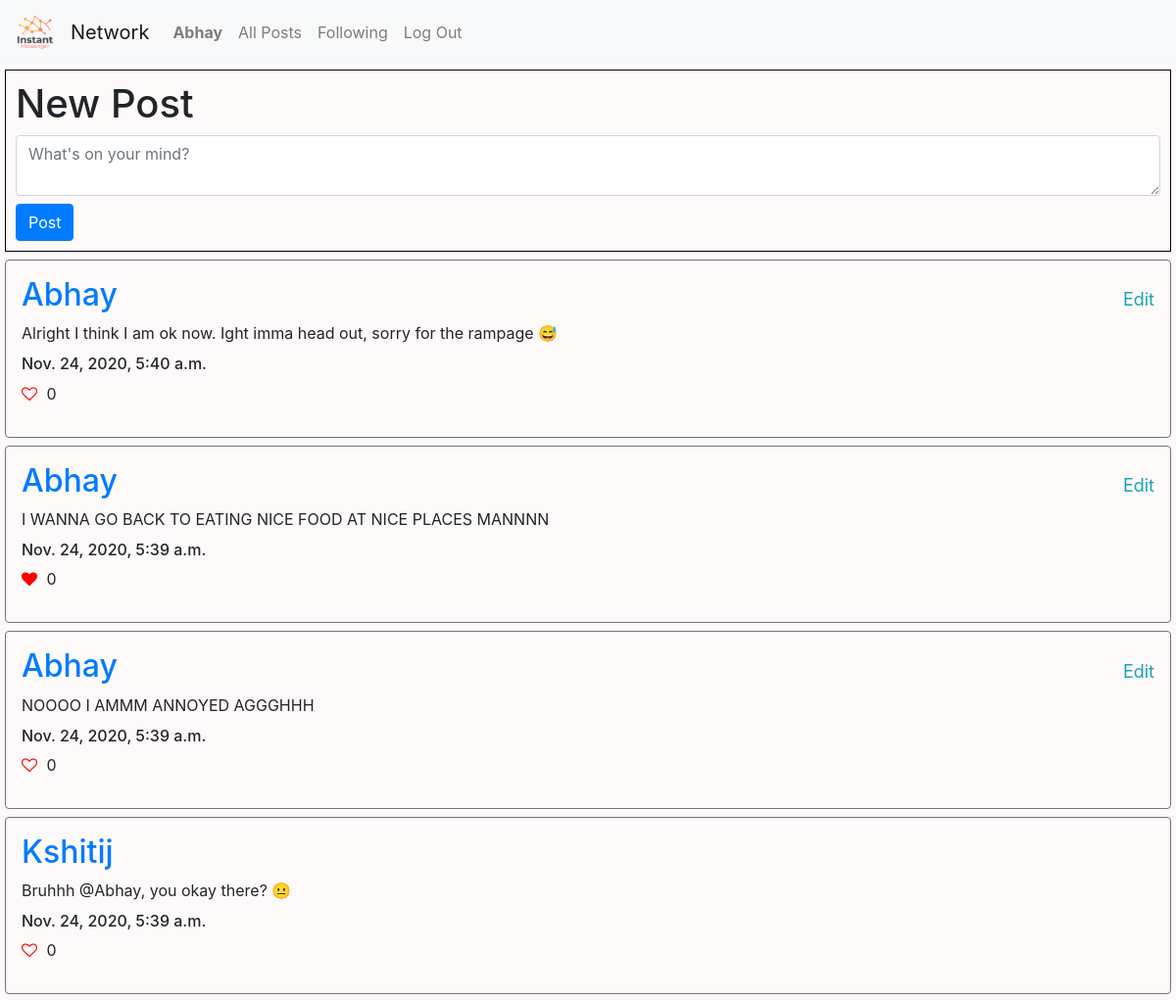
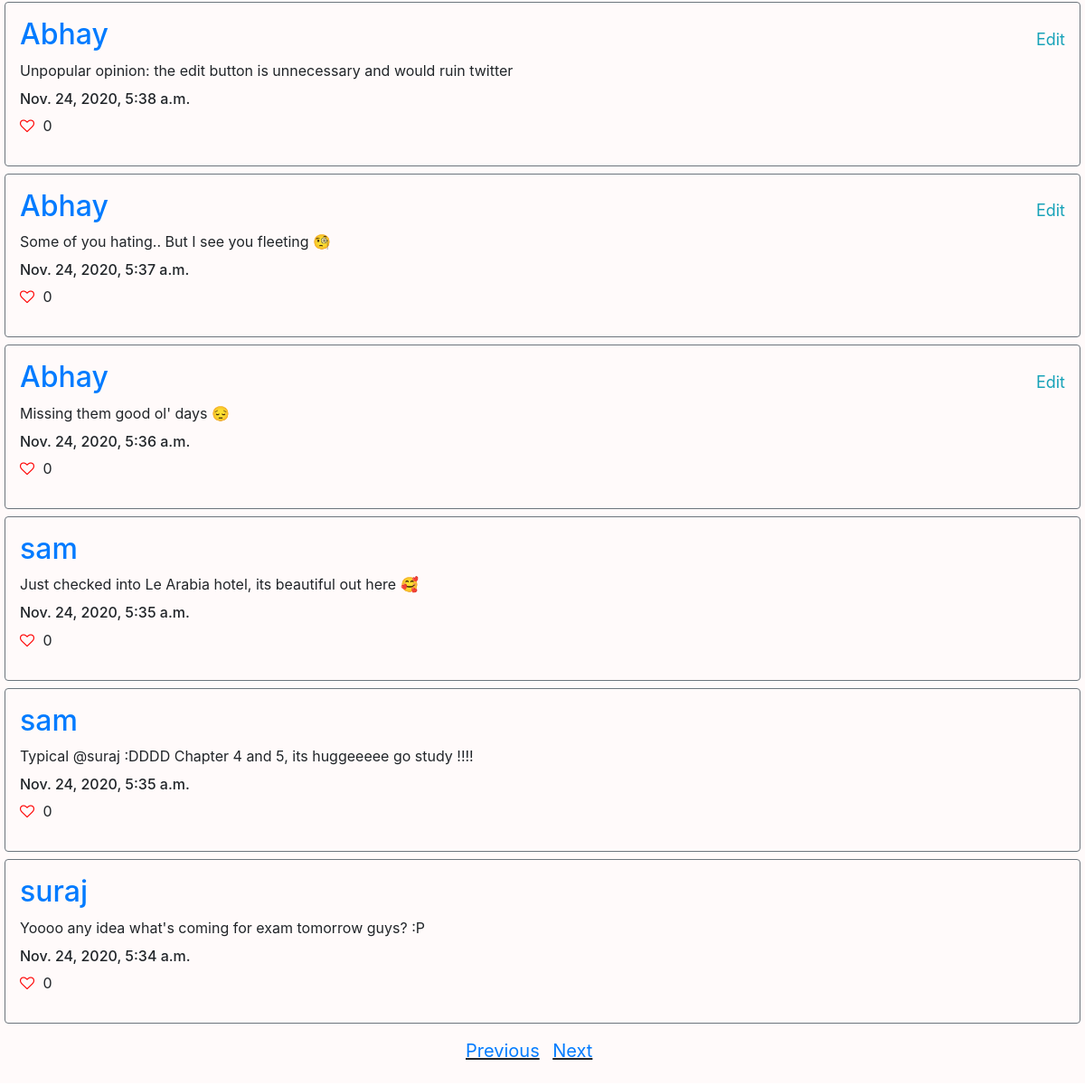
Screenshot of /?page=2 (signed in) with the database file from the repository (2 pictures, top to bottom).
### network/models.py (models this page shows, shortened)
class User(AbstractUser):
    pass

class Post(models.Model):
    user = models.ForeignKey('User', on_delete=models.CASCADE, related_name='author')
    post = models.CharField(max_length=255)
    timestamp =  models.DateTimeField(auto_now_add=True)
    likes = models.IntegerField(default=0)
    is_liked = models.BooleanField(default=False)

### network/views.py (the view, shortened to what this page needs)
# urls.py: path("", views.index, name="index"),
def index(request):
    posts =  Post.objects.all().order_by("-timestamp")
    for post in posts:
        post.likes = Like.objects.filter(post=post.id).count()
        post.save()
    paginator = Paginator(posts, 10)
    page_number = request.GET.get('page')
    page_obj = paginator.get_page(page_number)
    return render(request, "network/index.html", {
        "page_obj": page_obj
    })

### network/templates/network/index.html (shortened to what this page needs)
{% extends "network/layout.html" %}
{% load static %}
{% block body %}
    {% if user.is_authenticated %}
        <div style="border: 1px solid black; padding: 10px; margin: 5px;">
            <h1> New Post </h1>
            <form action="{% url 'index' %}" method="POST">
                <textarea class="form-control mb-2" name="post" placeholder="What's on your mind?"></textarea>
                <input type="submit" class="btn btn-primary" value="Post"/>
            </form>
        </div>
        <div style="margin: 5px;">
            {% for post in page_obj %}
                <div class="border border-secondary rounded p-3 mt-2">
                    <a href="{% url 'profile' post.user.id %}"> <h2> {{ post.user }} </h2> </a>
                    <div id="post-{{post.id}}">{{ post.post }} </div>
                    {% if post.user.id == user.id %}
                        <div class= "text-info" onclick="edit('{{ post.id }}')">Edit</div>
                    {% endif %}
                    <h6 style="margin-top: 10px;"> {{ post.timestamp }}</h6>
                    {% if post.is_liked %}
                        <i class="fa fa-heart" id="like-btn-{{post.id}}" onclick="like('{{ post.id }}')"></i>
                    {% else %}
                        <i class="fa fa-heart-o" id="like-btn-{{post.id}}" onclick="like('{{ post.id }}')"></i>
                    {% endif %}
                    <p style="display: inline-block;" id="like-count-{{post.id}}"> {{ post.likes }} </p>
                </div>
            {% empty %}
                    <h2 style="padding: 10px;"> No posts yet</h2>
            {% endfor %}
            {% if page_obj.has_previous %}
            <p class="prev-btn"><a href="?page={{ page_obj.previous_page_number }}">Previous</a></p>
            {% endif %}
            {% if page_obj.has_next %}
            <p class="next-btn"><a href="?page={{ page_obj.next_page_number }}">Next</a></p>
            {% endif %}
        </div>
    {% endif %}
{% endblock %}

### network/templates/network/layout.html (shortened to what this page needs)
{% load static %}
<!DOCTYPE html>
<html lang="en">
    <head>
        <link rel="stylesheet" href="https://stackpath.bootstrapcdn.com/bootstrap/4.4.1/css/bootstrap.min.css">
        <link rel="stylesheet" href="https://cdnjs.cloudflare.com/ajax/libs/font-awesome/4.7.0/css/font-awesome.min.css">
        <link href="{% static 'network/styles.css' %}" rel="stylesheet">
    </head>
    <body>
        <nav class="navbar navbar-expand-lg navbar-light bg-light">
            <a class="navbar-brand" href="#"> <img src="{% static 'network/logo.png' %}" style="object-fit: cover; height: 40px;"> </a>
            <a class="navbar-brand" href="#">Network</a>
            <div>
              <ul class="navbar-nav mr-auto">
                {% if user.is_authenticated %}
                    <li class="nav-item">
                        <a class="nav-link" href="{% url 'profile' user.id %}"><strong>{{ user.username }}</strong></a>
                    </li>
                {% endif %}
                <li class="nav-item">
                  <a class="nav-link" href="{% url 'index' %}">All Posts</a>
                </li>
                {% if user.is_authenticated %}
                    <li class="nav-item">
                        <a class="nav-link" href="{% url 'following' %}">Following</a>
                    </li>
                    <li class="nav-item">
                        <a class="nav-link" href="{% url 'logout' %}">Log Out</a>
                    </li>
                {% endif %}
              </ul>
            </div>
          </nav>
        <div class="body">
            {% block body %}
            {% endblock %}
        </div>
    </body>
</html>

### network/static/network/styles.css (style rules this page uses)
.body { background-color: snow; }
.fa-heart-o { color: red; cursor: pointer; }
.fa-heart { color: red; cursor: pointer; }
.next-btn, .prev-btn { font-size: 20px; display: inline-block; text-decoration: underline; margin-top: 10px; padding: 5px; position: relative; left: calc(50% - 90px); }
.text-info { float:right; cursor: pointer; margin-top: -60px; font-size: large; }
i { margin-right: 5px; }

### rows the page displays
User: username "Abhay"
Post: user "Abhay", post "Alright I think I am ok now. Ight imma head out, sorry for the rampage 😅", timestamp "Nov. 24, 2020, 5:40 a.m.", likes "0"
Post: user "Abhay", post "I WANNA GO BACK TO EATING NICE FOOD AT NICE PLACES MANNNN", timestamp "Nov. 24, 2020, 5:39 a.m.", likes "0"
Post: user "Abhay", post "NOOOO I AMMM ANNOYED AGGGHHH", timestamp "Nov. 24, 2020, 5:39 a.m.", likes "0"
Post: user "Kshitij", post "Bruhhh @Abhay, you okay there? 😐", timestamp "Nov. 24, 2020, 5:39 a.m.", likes "0"
Post: user "Abhay", post "Unpopular opinion: the edit button is unnecessary and would ruin twitter", timestamp "Nov. 24, 2020, 5:38 a.m.", likes "0"
Post: user "Abhay", post "Some of you hating.. But I see you fleeting 🧐", timestamp "Nov. 24, 2020, 5:37 a.m.", likes "0"
Post: user "Abhay", post "Missing them good ol' days 😔", timestamp "Nov. 24, 2020, 5:36 a.m.", likes "0"
Post: user "sam", post "Just checked into Le Arabia hotel, its beautiful out here 🥰", timestamp "Nov. 24, 2020, 5:35 a.m.", likes "0"
Post: user "sam", post "Typical @suraj :DDDD Chapter 4 and 5, its huggeeeee go study !!!!", timestamp "Nov. 24, 2020, 5:35 a.m.", likes "0"
Post: user "suraj", post "Yoooo any idea what's coming for exam tomorrow guys? :P", timestamp "Nov. 24, 2020, 5:34 a.m.", likes "0"
